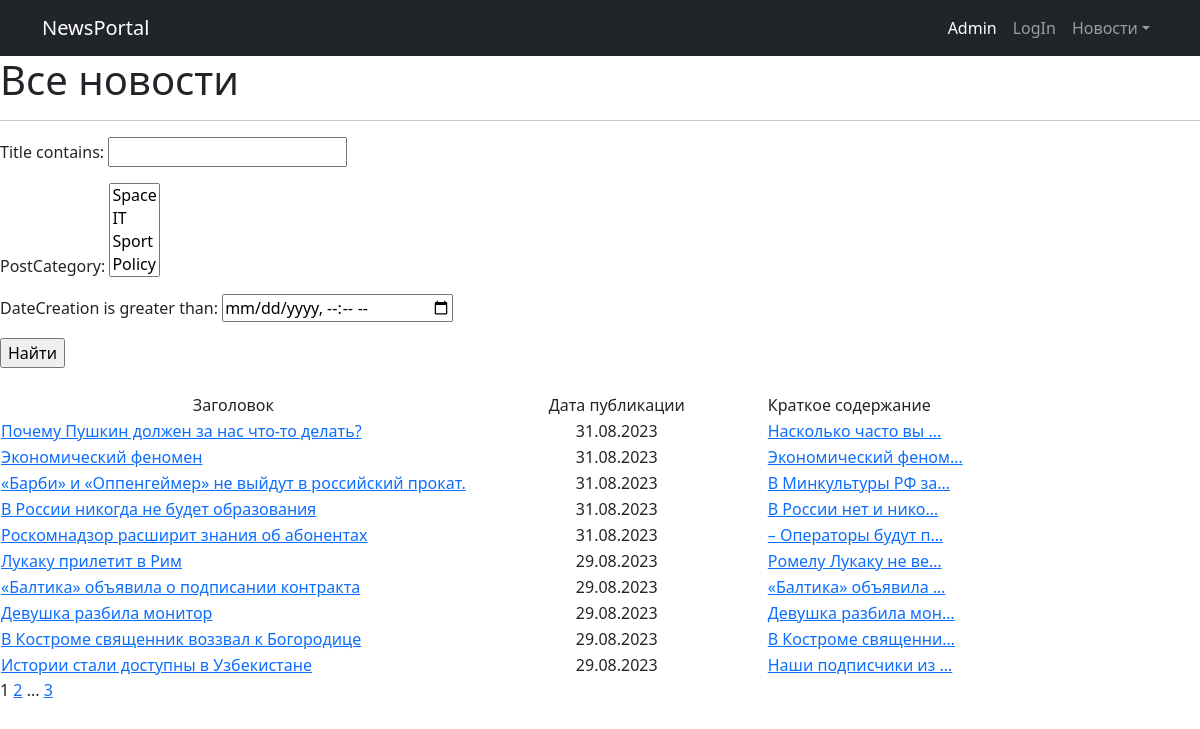
The page / on the database its author committed.
### News/models.py (models this page shows, shortened)
class Post(models.Model):
    NEWS = 'NW'
    ARTICLE = 'AR'
    CATEGORY_CHOICES = (
        (NEWS, "Новость"),
        (ARTICLE, 'Статья'),
    )
    dateCreation = models.DateTimeField(auto_now_add=True)
    categoryType = models.CharField(max_length=2, choices=CATEGORY_CHOICES, default=ARTICLE)
    author = models.ForeignKey(Author, on_delete=models.CASCADE, related_name='posts')
    postCategory = models.ManyToManyField(Category, through='PostCategory')
    title = models.CharField(max_length=128)
    text = models.TextField()
    rating = models.SmallIntegerField(default=0)
    class Meta:
        verbose_name = 'Публикация'
        verbose_name_plural = 'Публикации'

### News/views.py (the view)
# urls.py: path('', PostList.as_view(), name='posts_list'),
class PostList(ListView):
    model = Post
    ordering = '-dateCreation'
    template_name = 'all_news.html'
    context_object_name = 'all_news'
    paginate_by = 10
    def get_queryset(self):
        queryset = super().get_queryset()
        self.filterset = NewsFilter(self.request.GET, queryset)
        return self.filterset.qs
    def get_context_data(self, **kwargs):
        context = super().get_context_data(**kwargs)
        context['filterset'] = self.filterset
        return context

### News/context_processors.py (called while the page is built)
def news_for_header(request):
    return {
        'news_for_header': Post.objects.order_by('-dateCreation')
    }

### News/models.py (called while the page is built)
    def __str__(self):
        return self.name

### News/templatetags/custom_filters.py (called while the page is built)
@register.filter()
def censorship(value):
    words = value.split()  # Разделяем текст на слова
    censored_words = []
    for word in words:
        if word.lower() in censor_words:  # для проверки приводим к нижнему регистру
            censored_words.append('*' * len(word))
        else:
            censored_words.append(word)
    return ' '.join(censored_words)  # Собираем обратно в текст

### News/templatetags/custom_tags.py (called while the page is built)
@register.simple_tag(takes_context=True)
def url_replace(context, **kwargs):
    d = context['request'].GET.copy()
    for k, v in kwargs.items():
        d[k] = v
    return d.urlencode()

### templates/all_news.html (shortened to what this page needs)
{% extends 'flatpages/default.html' %}
{% load custom_filters %}
{% load custom_tags %}
{% block content %}
	<h1>Все новости</h1>
	<hr>
	<form action="" method="get">
		{{ filterset.form.as_p }}
		<input type="submit" value="Найти"/>
	</form>
	{% if all_news %}
		<br/>
		<table>
			<tr>
				<td style="text-align: center;">Заголовок</td>
				<td style="text-align: center; width: 300px;">Дата публикации</td>
				<td style="width: 300px;">Краткое содержание</td>
			</tr>
			{% for one_news in all_news %}
				<tr>
					<td><a href="/news/{{ one_news.pk }}">{{ one_news.title|censorship }}</td>
					<td style="text-align: center; width: 300px;">{{ one_news.dateCreation|date:'d.m.Y' }}</td>
					<td style="width: 300px;"><a
						href="/news/{{ one_news.pk }}">{{ one_news.text|truncatechars:20|censorship }}</td>
					<td>
					</td>
				</tr>
			{% endfor %}
		</table>
	{% else %}
		<h2>Новостей нет!</h2>
	{% endif %}
	{{ page_obj.number }}
	{% if page_obj.has_next %}
		<a href="?{% url_replace page=page_obj.next_page_number %}">{{ page_obj.next_page_number }}</a>
		{% if paginator.num_pages != page_obj.next_page_number %}
			...
			<a href="?{% url_replace page=page_obj.paginator.num_pages %}">{{ page_obj.paginator.num_pages }}</a>
		{% endif %}
	{% endif %}
{% endblock content %}

### templates/flatpages/default.html (shortened to what this page needs)
<!DOCTYPE html>
{% load static %}
<html lang="en">
<head>
	<link href={% static 'css/styles.css' %} rel="stylesheet"/>
</head>
<body>
<nav class="navbar navbar-expand-lg navbar-dark bg-dark">
	<div class="container">
		<a class="navbar-brand" href="/news/">NewsPortal</a>
		<div class="collapse navbar-collapse" id="navbarSupportedContent">
			<ul class="navbar-nav ms-auto mb-2 mb-lg-0">
				<li class="nav-item"><a class="nav-link active" aria-current="page" href="/admin/">Admin</a>
				</li>
				{% if user.is_authenticated %}
					<li class="nav-item"><a class="nav-link" href="/accounts/logout/">LogOut</a></li>{% else %}
					<li class="nav-item"><a class="nav-link" href="/accounts/login/">LogIn</a></li>{% endif %}
				<li class="nav-item dropdown">
					<a class="nav-link dropdown-toggle" id="navbarDropdown" href="#" role="button"
					   data-bs-toggle="dropdown" aria-expanded="false">Новости</a>
				</li>
			</ul>
		</div>
	</div>
</nav>
{% block content %}{% endblock content %}
</body>
</html>

### rows shown on the page
Post: title|censorship "Почему Пушкин должен за нас что-то делать?", dateCreation "31.08.2023", text|censorship "Насколько часто вы …"
Post: title|censorship "Экономический феномен", dateCreation "31.08.2023", text|censorship "Экономический феном…"
Post: title|censorship "«Барби» и «Оппенгеймер» не выйдут в российский прокат.", dateCreation "31.08.2023", text|censorship "В Минкультуры РФ за…"
Post: title|censorship "В России никогда не будет образования", dateCreation "31.08.2023", text|censorship "В России нет и нико…"
Post: title|censorship "Роскомнадзор расширит знания об абонентах", dateCreation "31.08.2023", text|censorship "– Операторы будут п…"
Post: title|censorship "Лукаку прилетит в Рим", dateCreation "29.08.2023", text|censorship "Ромелу Лукаку не ве…"
Post: title|censorship "«Балтика» объявила о подписании контракта", dateCreation "29.08.2023", text|censorship "«Балтика» объявила …"
Post: title|censorship "Девушка разбила монитор", dateCreation "29.08.2023", text|censorship "Девушка разбила мон…"
Post: title|censorship "В Костроме священник воззвал к Богородице", dateCreation "29.08.2023", text|censorship "В Костроме священни…"
Post: title|censorship "Истории стали доступны в Узбекистане", dateCreation "29.08.2023", text|censorship "Наши подписчики из …"

### other values the page prints
{{ page_obj.number }} "1"
{{ page_obj.next_page_number }} "2"
{{ page_obj.paginator.num_pages }} "3"
